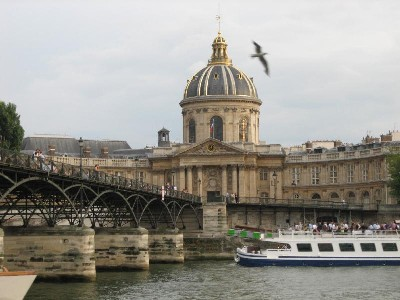
%> input picture src/+prepare/+bfilter2/academy.jpg, 400 x 300 px
$ octave --eval "result = skeleton_analysis(rgb2gray(imread('+bfilter2/academy.jpg')));"   (GNU Octave 9; MATLAB toolbox functions it lacks are replaced by stand-ins)
%> lines starting %> are read from the running program, lines starting %| are printed output that depends on the picture
function [ numEndpoint, numJunc, skelIm ] = skeleton_analysis( bwIm )
%
% Skeleton Analysis
%

    skelIm = bwmorph(imcomplement(bwIm), 'skel', Inf);
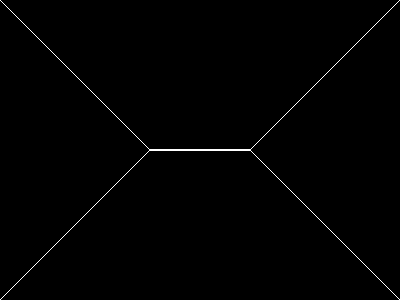
%> skelIm: size 300x400 logical; 0.67% white in thin lines or dots

    E = bwmorph(skelIm, 'endpoints');
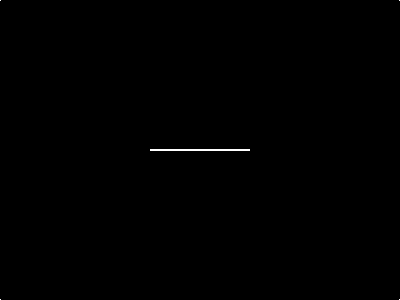
%> E: size 300x400 logical; 0.17% white in thin lines or dots
    numEndpoint = sum(sum(E));
%> numEndpoint = 204

    B = bwmorph(skelIm, 'branchpoints');
%> B: size 300x400 logical; every value is 0
    numJunc = sum(sum(B));
%> numJunc = 0
%> `result = skeleton_analysis(rgb2gray(imread('+bfilter2/academy.jpg')));`: result = 204

    % TODO: branch length; the average length? total length? longest
    % branch?

end

$ run again, on src/+prepare/+bfilter2/einstein.jpg
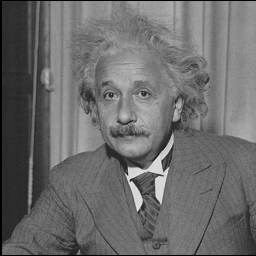
%> input picture src/+prepare/+bfilter2/einstein.jpg, 256 x 256 px
%> in skeleton_analysis, `skelIm = bwmorph(imcomplement(bwIm), 'skel', Inf);`:
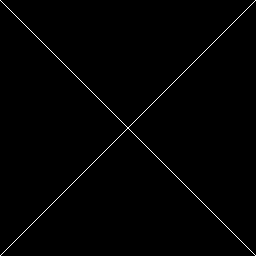
%> skelIm: size 256x256 logical; 0.78% white in thin lines or dots
%> E: size 256x256 logical; 0.01% white in thin lines or dots
%> numEndpoint = 4
%> B: size 256x256 logical; every value is 0
%> numJunc = 0
%> result = 4

$ run again, on src/+prepare/+bfilter2/mandrill.jpg
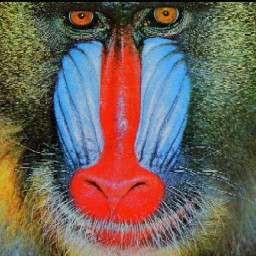
%> input picture src/+prepare/+bfilter2/mandrill.jpg, 256 x 256 px
%> in skeleton_analysis, `skelIm = bwmorph(imcomplement(bwIm), 'skel', Inf);`:
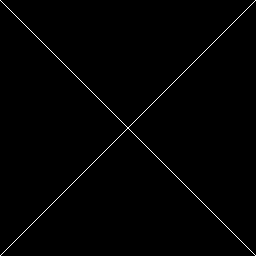
%> skelIm: size 256x256 logical; 0.78% white in thin lines or dots
%> E: size 256x256 logical; 0.01% white in thin lines or dots
%> numEndpoint = 4
%> B: size 256x256 logical; every value is 0
%> numJunc = 0
%> result = 4
